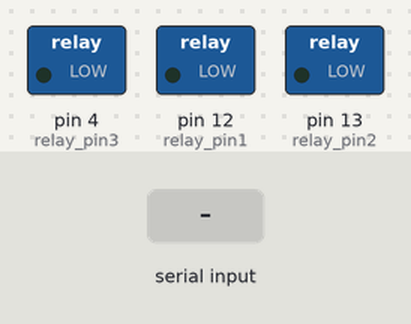
Bench run of a sketch on a simulated Arduino Uno, built with avr-gcc and run on an emulated ATmega328P. On the bench: switched loads named in the sketch (green lamp = pin HIGH). Inputs (shaded band) come from the test bench. What the sketch prints to the serial monitor is not drawn.

Above: at 1.2 s.
1.3 s: "b" received over the second serial link
At 2.4 s:
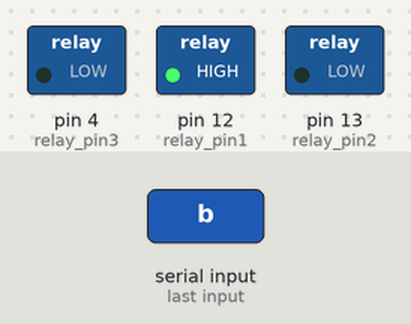
2.8 s: "d" received over the second serial link
At 3.6 s:
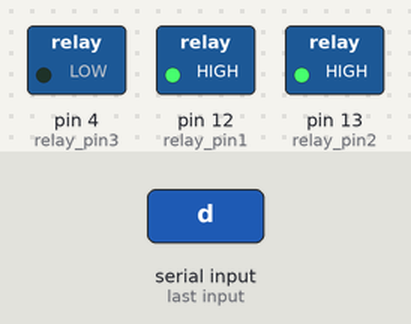
4.3 s: "a" received over the second serial link
At 4.7 s:
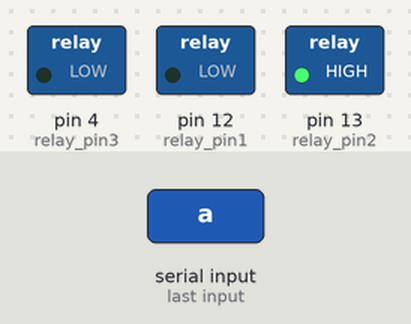
5.8 s: "f" received over the second serial link
At 7.0 s:
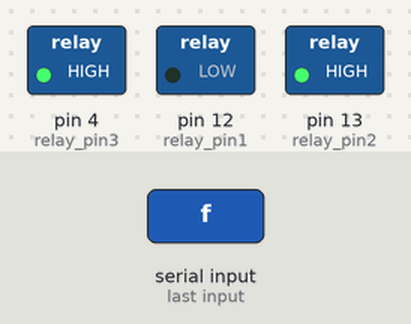
7.3 s: "c" received over the second serial link
At 8.2 s:
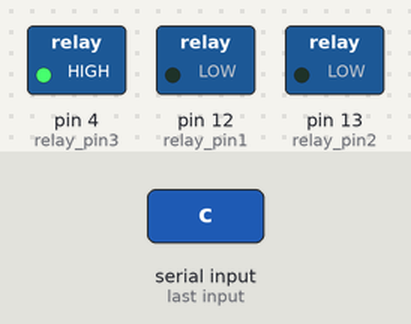
8.8 s: "b" received over the second serial link
At 9.3 s:
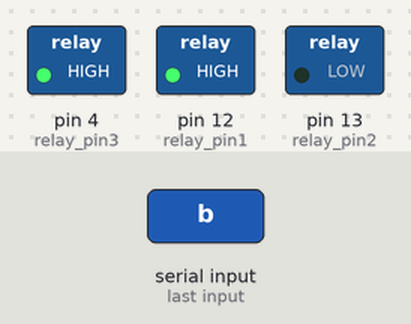
Timing chart, 0 to 11.3 s (numbered marks = the images above; inputs shaded):
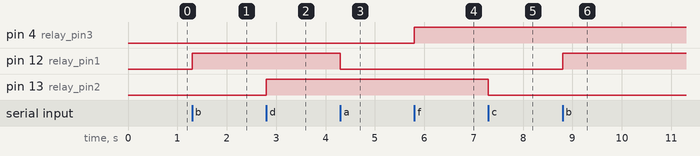

Measured:
- after the input at 1.3 s, pin 12 (relay_pin1): LOW → HIGH at once
- after the input at 2.8 s, pin 13 (relay_pin2): LOW → HIGH at once
- after the input at 4.3 s, pin 12 (relay_pin1): HIGH → LOW at once
- after the input at 5.8 s, pin 4 (relay_pin3): LOW → HIGH at once
- after the input at 7.3 s, pin 13 (relay_pin2): HIGH → LOW at once
- after the input at 8.8 s, pin 12 (relay_pin1): LOW → HIGH at once

The sketch:

home_automation_using_bluetooth.ino
```cpp
# include<SoftwareSerial.h>
SoftwareSerial bluethooth (7,8);
int relay_pin1=12;
int relay_pin2=13;
int relay_pin3=4;
void setup() {
  Serial.begin(9600);
  bluethooth.begin(9600);
  pinMode(relay_pin1,OUTPUT);
  pinMode(relay_pin2,OUTPUT);
  pinMode(relay_pin3,OUTPUT);
}

void loop() {
  if(bluethooth.available()>0)
  {
    char data=bluethooth.read();
    Serial.print(data);
  switch(data)
  {
    case 'a':digitalWrite(relay_pin1,0);
    break;
    case 'b':digitalWrite(relay_pin1,1);
    break;
    case 'c':digitalWrite(relay_pin2,0);
    break;
    case 'd':digitalWrite(relay_pin2,1);
    break;
    case 'e':digitalWrite(relay_pin3,0);
    break;
    case 'f':digitalWrite(relay_pin3,1);
    break;
  }

  }
}
```
